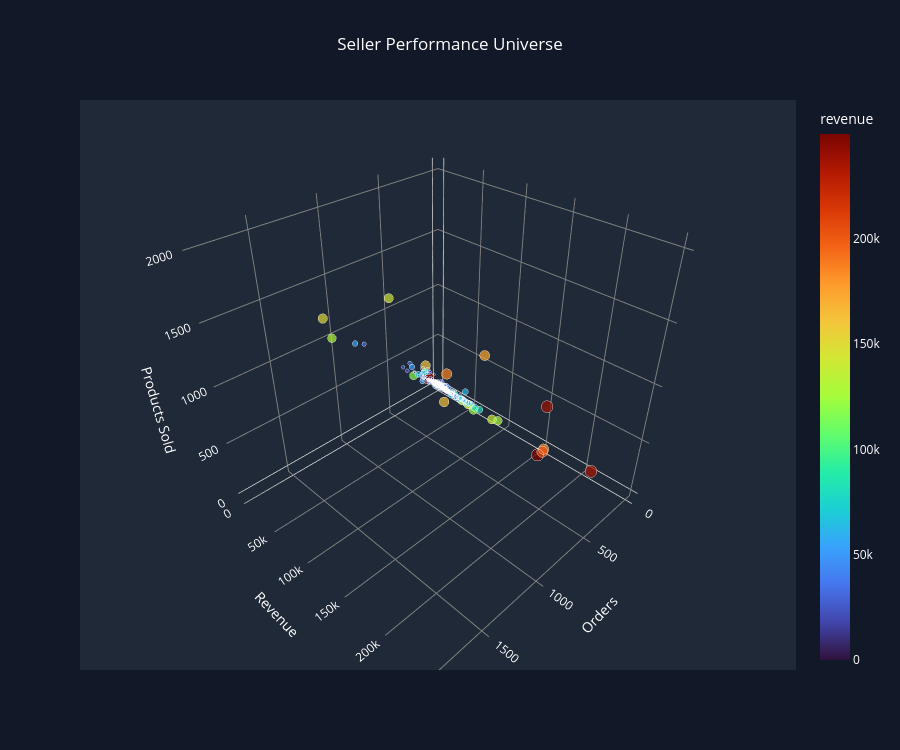

The code cell stored with this chart in its notebook:
### Code cell
# Seller Performance
fig = px.scatter_3d(
    seller_revenue,
    x="orders",
    y="revenue",
    z="products_sold",
    color="revenue",
    size="revenue",
    hover_name="seller_id",
    title="Seller Performance Universe",
    color_continuous_scale="Turbo"
)

fig.update_layout(
    title_x=0.5,
    height=750,

    paper_bgcolor="#111827",
    font_color="white",

    scene=dict(
        xaxis_title="Orders",
        yaxis_title="Revenue",
        zaxis_title="Products Sold",

        bgcolor="#1F2937",

        xaxis=dict(
            backgroundcolor="#1F2937",
            gridcolor="gray",
            color="white"
        ),

        yaxis=dict(
            backgroundcolor="#1F2937",
            gridcolor="gray",
            color="white"
        ),

        zaxis=dict(
            backgroundcolor="#1F2937",
            gridcolor="gray",
            color="white"
        )
    )
)

fig.show()

### Figure 1 — Plotly figure (JSON) as saved in the notebook; plotly's stock layout.template omitted (floating-point values rounded to 4 significant figures; data arrays with more than 128 entries replaced by an {"elided": "..."} marker saying what was removed)
{"data": [{"hovertemplate": "<b>%{hovertext}</b><br><br>orders=%{x}<br>revenue=%{marker.color}<br>products_sold=%{z}<extra></extra>", "hovertext": {"elided": "3095 str values"}, "legendgroup": "", "marker": {"color": {"elided": "3095 float values"}, "coloraxis": "coloraxis", "size": {"elided": "3095 float values"}, "sizemode": "area", "sizeref": 624.1, "symbol": "circle"}, "mode": "markers", "name": "", "scene": "scene", "showlegend": false, "type": "scatter3d", "x": {"elided": "3095 int values"}, "y": {"elided": "3095 float values"}, "z": {"elided": "3095 int values"}}], "layout": {"coloraxis": {"colorbar": {"title": {"text": "revenue"}}, "colorscale": [[0, "#30123b"], [0.07143, "#4145ab"], [0.1429, "#4675ed"], [0.2143, "#39a2fc"], [0.2857, "#1bcfd4"], [0.3571, "#24eca6"], [0.4286, "#61fc6c"], [0.5, "#a4fc3b"], [0.5714, "#d1e834"], [0.6429, "#f3c63a"], [0.7143, "#fe9b2d"], [0.7857, "#f36315"], [0.8571, "#d93806"], [0.9286, "#b11901"], [1, "#7a0402"]]}, "font": {"color": "white"}, "height": 750, "legend": {"itemsizing": "constant", "tracegroupgap": 0}, "paper_bgcolor": "#111827", "scene": {"bgcolor": "#1F2937", "domain": {"x": [0, 1], "y": [0, 1]}, "xaxis": {"backgroundcolor": "#1F2937", "color": "white", "gridcolor": "gray", "title": {"text": "Orders"}}, "yaxis": {"backgroundcolor": "#1F2937", "color": "white", "gridcolor": "gray", "title": {"text": "Revenue"}}, "zaxis": {"backgroundcolor": "#1F2937", "color": "white", "gridcolor": "gray", "title": {"text": "Products Sold"}}}, "title": {"text": "Seller Performance Universe", "x": 0.5}}}
